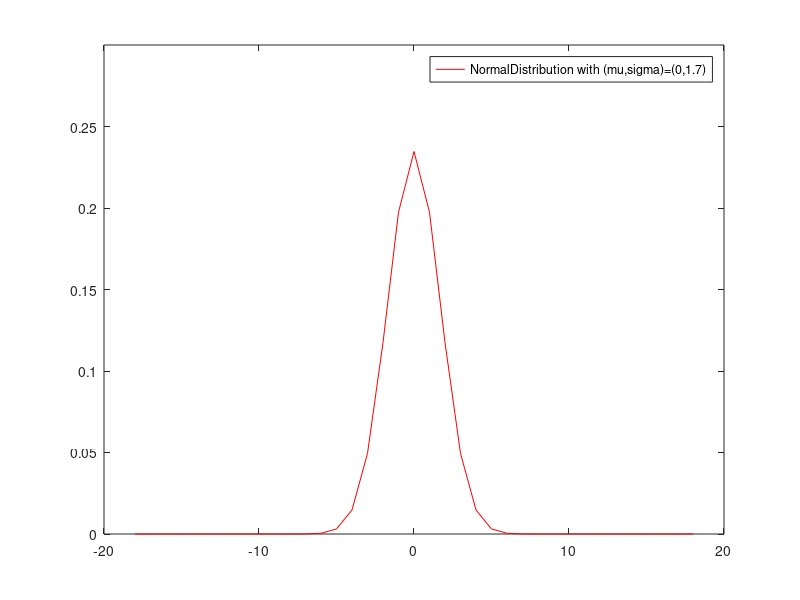

Reproduce this figure in MATLAB.



%生成中心为0，离均差为1.8205的离散半高斯分布
% x = 0:1:18;
% pd2 = makedist('HalfNormal','mu',0,'sigma',1.8205);
% y0 = pdf(pd2,x);  
% y0 = y0/sum(y0);
% plot(x,y0,'r');
% legend('HalfNormalDistribution with (mu,sigma)=(0,1.8205)');



%生成中心为0，离均差为1.7的离散高斯分布
x = -18:1:18;
y0 = normpdf(x,0,1.7);  
y0 = y0/sum(y0);
plot(x,y0,'r');
ylim([0,0.3])
legend('NormalDistribution with (mu,sigma)=(0,1.7)');


